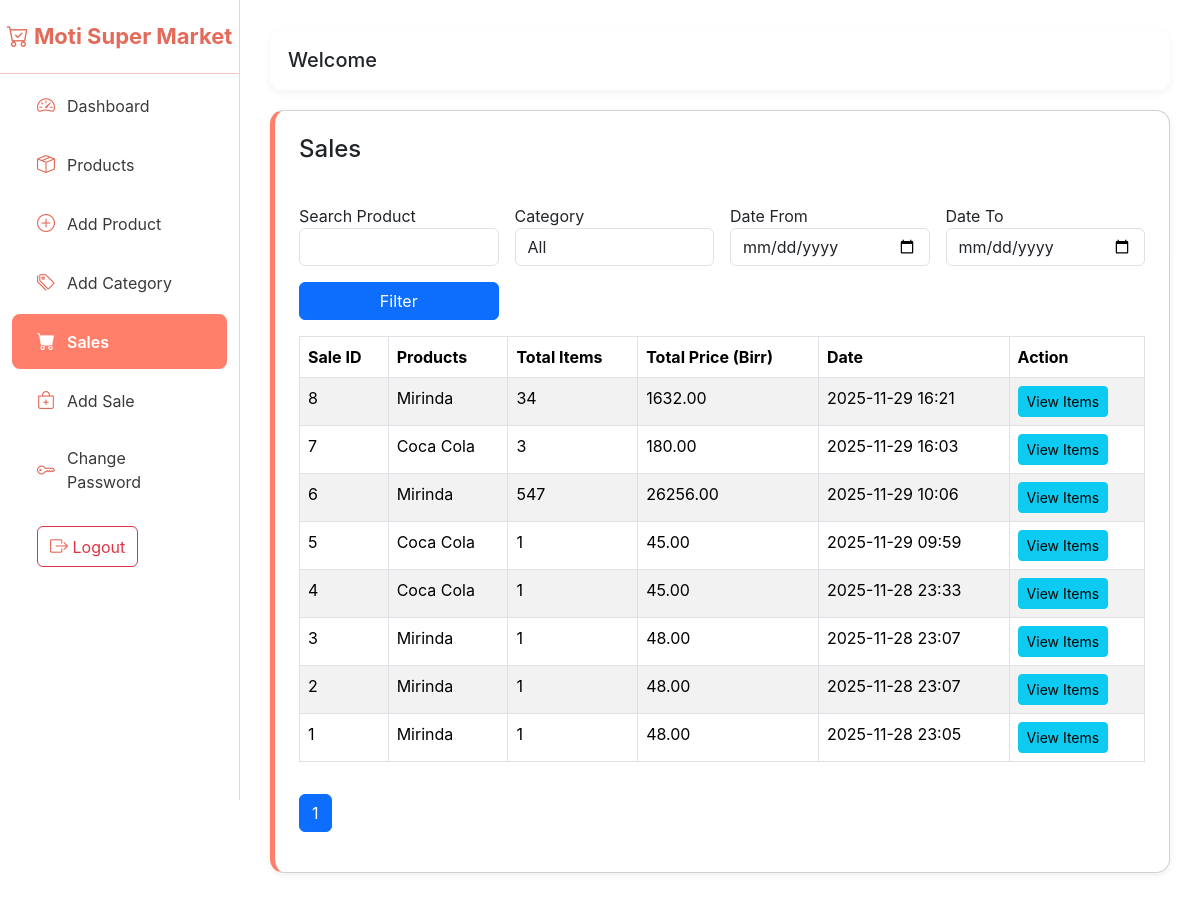
Page /myapp/sales/ on the earlier database version.
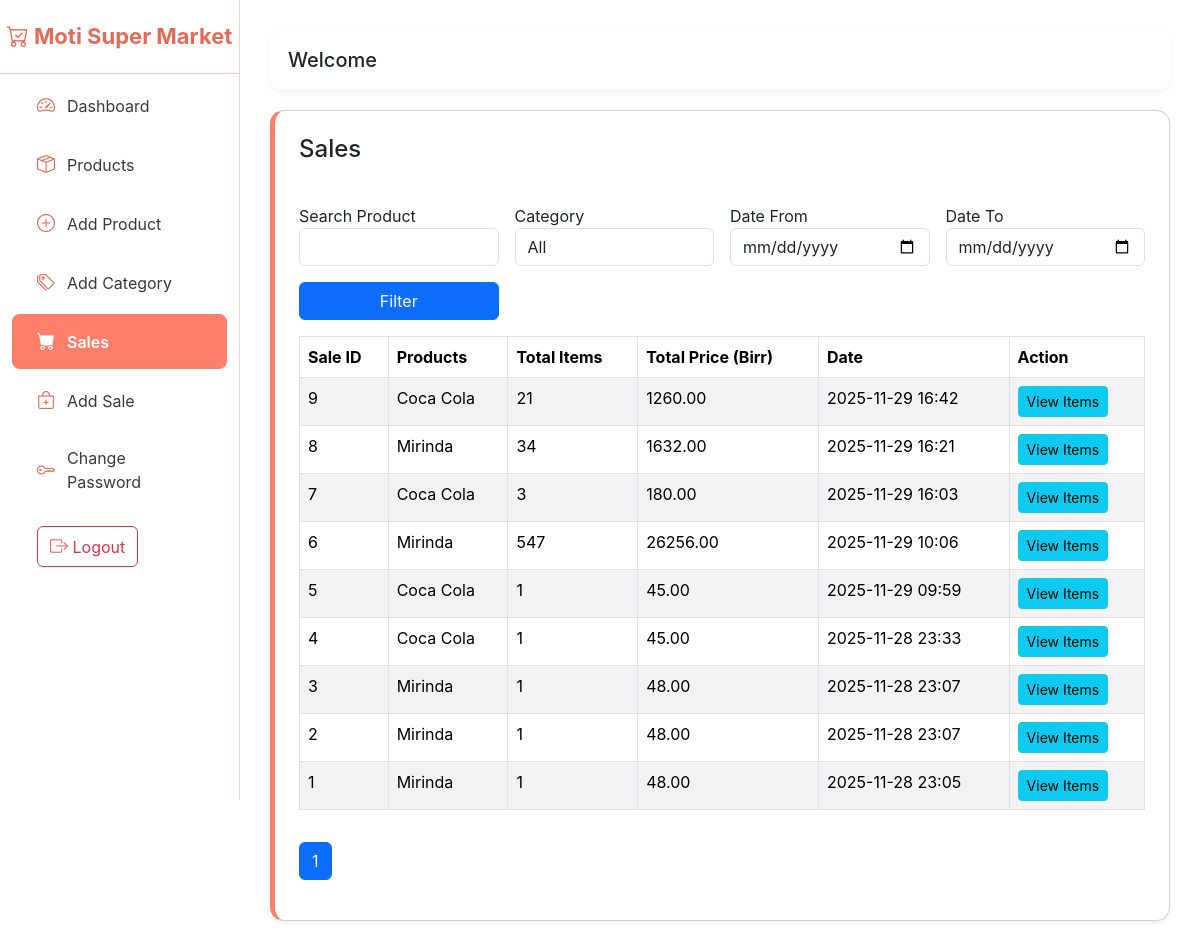
Same page on the later database version.
### myapp/models.py (models this page shows, shortened)
class Sale(models.Model):
    created_at = models.DateTimeField(auto_now_add=True)
    total_price = models.DecimalField(max_digits=12, decimal_places=2, default=0)  # total for all items

class Product(models.Model):
    name = models.CharField(max_length=200)
    category = models.ForeignKey(Category, on_delete=models.SET_NULL, null=True)
    barcode = models.CharField(max_length=100, blank=True, null=True)
    selling_price = models.DecimalField(max_digits=10, decimal_places=2)
    low_stock_threshold = models.PositiveIntegerField(default=10)  # NEW FIELD
    created_at = models.DateTimeField(auto_now_add=True)

### myapp/views.py (the view)
# urls.py: path('sales/', views.sales, name='sales'),
def sales(request):
    search = request.GET.get('search', '').strip()
    category = request.GET.get('category')
    product_id = request.GET.get('product')
    date_from = request.GET.get('date_from')
    date_to = request.GET.get('date_to')
    price_min = request.GET.get('price_min')
    price_max = request.GET.get('price_max')
    sale_items_qs = SaleItem.objects.select_related('product')
    sales = Sale.objects.prefetch_related(
        Prefetch('items', queryset=sale_items_qs, to_attr='sale_items')
    ).order_by('-created_at')
    if search:
        sales = sales.filter(items__product__name__icontains=search).distinct()
    if category:
        sales = sales.filter(items__product__category_id=category).distinct()
    if product_id:
        sales = sales.filter(items__product_id=product_id).distinct()
    if date_from:
        sales = sales.filter(created_at__date__gte=date_from)
    if date_to:
        sales = sales.filter(created_at__date__lte=date_to)
    for sale in sales:
        sale.total_items = sum(item.quantity for item in sale.sale_items)
        sale.total_price = sum(item.total_price for item in sale.sale_items)
        sale.product_names = ", ".join([item.product.name for item in sale.sale_items])
    paginator = Paginator(sales, 20)
    page_number = request.GET.get('page')
    page_obj = paginator.get_page(page_number)
    context = {
        'sales': page_obj,
        'page_obj': page_obj,
        'categories': Category.objects.all(),
        'products': Product.objects.all(),
        'values': request.GET,
    }
    return render(request, 'sales.html', context)

### template/sales.html (shortened to what this page needs)
{% extends 'base.html' %}
{% block content %}
<div class="card card-simple p-4">
    <h4>Sales</h4>
    <form method="GET" class="row g-3 mt-3">
        <div class="col-md-3 position-relative">
            <label>Search Product</label>
            <input type="text" id="product_input" name="search" value="{{ values.search }}" class="form-control" autocomplete="off">
        </div>
        <div class="col-md-3">
            <label>Category</label>
            <select name="category" class="form-control">
                <option value="">All</option>
            </select>
        </div>
        <div class="col-md-3">
            <label>Date From</label>
            <input type="date" name="date_from" value="{{ values.date_from }}" class="form-control">
        </div>
        <div class="col-md-3">
            <label>Date To</label>
            <input type="date" name="date_to" value="{{ values.date_to }}" class="form-control">
        </div>
        <div class="col-md-3 d-flex align-items-end">
            <button class="btn btn-primary w-100">Filter</button>
        </div>
    </form>
    <table class="table table-bordered table-striped mt-3">
        <thead>
            <tr>
                <th>Sale ID</th>
                <th>Products</th>
                <th>Total Items</th>
                <th>Total Price (Birr)</th>
                <th>Date</th>
                <th>Action</th>
            </tr>
        </thead>
        <tbody>
            {% for sale in sales %}
            <tr>
                <td>{{ sale.id }}</td>
                <td>{{ sale.product_names }}</td>
                <td>{{ sale.total_items }}</td>
                <td>{{ sale.total_price|floatformat:2 }}</td>
                <td>{{ sale.created_at|date:"Y-m-d H:i" }}</td>
                <td>
                    <a href="{% url 'sale_detail' sale.id %}" class="btn btn-sm btn-info">View Items</a>
                </td>
            </tr>
            {% empty %}
            <tr>
                <td colspan="6" class="text-center text-muted">No sales found.</td>
            </tr>
            {% endfor %}
        </tbody>
    </table>
    <nav>
        <ul class="pagination mt-3">
            {% for num in page_obj.paginator.page_range %}
                <li class="page-item {% if page_obj.number == num %}active{% endif %}">
                    <a class="page-link" href="?page={{ num }}">{{ num }}</a>
                </li>
            {% endfor %}
        </ul>
    </nav>
</div>
{% endblock %}

### template/base.html (shortened to what this page needs)
<!DOCTYPE html>
<html lang="en">
<head>
    <link href="https://cdn.jsdelivr.net/npm/bootstrap@5.3.3/dist/css/bootstrap.min.css" rel="stylesheet">
    <link href="https://cdn.jsdelivr.net/npm/bootstrap-icons@1.10.5/font/bootstrap-icons.css" rel="stylesheet">
</head>
<body>
    <div class="sidebar">
        <div class="brand">
            <i class="bi bi-cart-check"></i> Moti Super Market
        </div>
        <a href="/" class="{% if request.resolver_match.url_name == 'cashier_view'  %}active{% endif %}">
            <i class="bi bi-speedometer2"></i> Dashboard
        </a>
        <a href="{% url 'products' %}" class="{% if request.resolver_match.url_name == 'products' %}active{% endif %}">
    <i class="bi bi-box-seam"></i> Products</a>
        <a href="{% url 'add_product' %}" class="{% if request.resolver_match.url_name == 'add_product' %}active{% endif %}">
            <i class="bi bi-plus-circle"></i> Add Product
        </a>
        <a href="{% url 'add_category' %}" class="{% if request.resolver_match.url_name == 'add_category' %}active{% endif %}">
    <i class="bi bi-tags"></i> Add Category
</a>
        <a href="{% url 'sales' %}" class="{% if request.resolver_match.url_name == 'sales' %}active{% endif %}">
            <i class="bi bi-cart-fill"></i> Sales
        </a>
        <a href="{% url 'add_sale' %}" class="{% if request.resolver_match.url_name == 'add_sale' %}active{% endif %}">
            <i class="bi bi-bag-plus"></i> Add Sale
        </a>
            <a href="{% url 'password_change' %}">
            <i class="bi bi-key"></i> Change Password
        </a>
        <a>
            <form method="POST" action="{% url 'logout' %}">
                <button type="submit" class="btn btn-outline-danger">
                    <i class="bi bi-box-arrow-right"></i> Logout
                </button>
            </form>
        </a>
    </div>
    <div class="main-content">
        <div class="top-bar">
            <h5 class="m-0">Welcome {{request.user.first_name}}</h5>
        </div>
        <div>
            {% block content %}
            {% endblock %}
        </div>
    </div>
</body>
</html>

### template/base.html (style rules this page uses)
:root { --coral: #ff7f6b; --coral-dark: #e36b59; --coral-light: #ff9e8c; --sidebar-bg: white; --sidebar-text: #3a3a3a; --sidebar-hover: #ffe5e0; --accent: #ff7f6b; }
body { font-family: 'Inter', sans-serif; }
.sidebar { width: 240px; height: 100vh; background: var(--sidebar-bg); border-right: 1px solid #f0d3cd; padding-top: 20px; position: fixed; }
.sidebar .brand { font-size: 22px; font-weight: 700; color: var(--coral-dark); text-align: center; padding-bottom: 20px; border-bottom: 1px solid #f3c9c2; }
.sidebar a { color: var(--sidebar-text); padding: 14px 25px; display: flex; align-items: center; gap: 12px; font-size: 16px; text-decoration: none; transition: 0.25s; border-radius: 8px; margin: 4px 12px; }
.sidebar a i { font-size: 18px; color: var(--coral-dark); }
.sidebar a.active { background: var(--coral); color: white; font-weight: 600; }
.sidebar a.active i { color: white; }
.main-content { margin-left: 240px; padding: 30px; }
.top-bar { background: white; padding: 18px; border-radius: 12px; box-shadow: 0 3px 8px rgba(0,0,0,0.05); margin-bottom: 20px; }
.card-simple { border-radius: 14px; background: white; padding: 20px; box-shadow: 0 2px 6px rgba(0,0,0,0.07); border-left: 5px solid var(--coral); }

Differences in the rows shown:
added Sale: id "9", product_names "Coca Cola", total_items "21", total_price "1260.00", created_at "2025-11-29 16:42"
